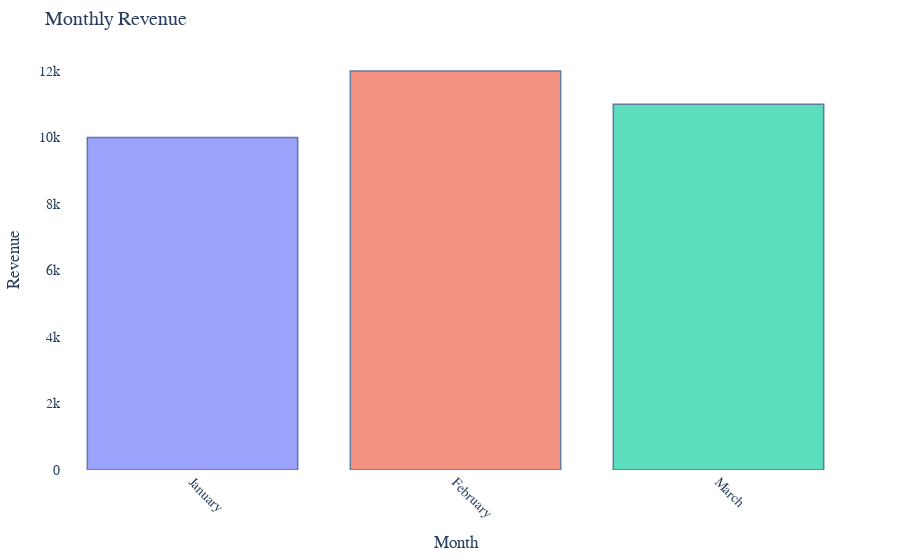
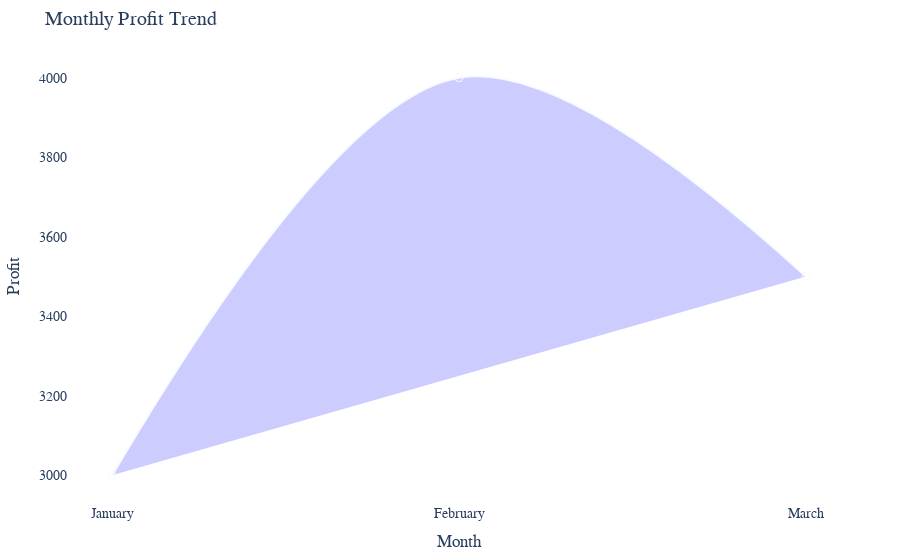
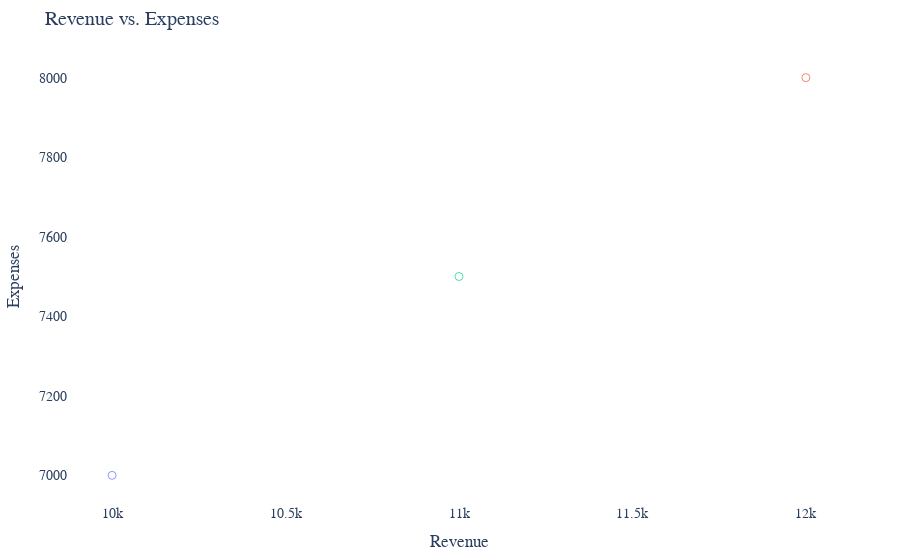
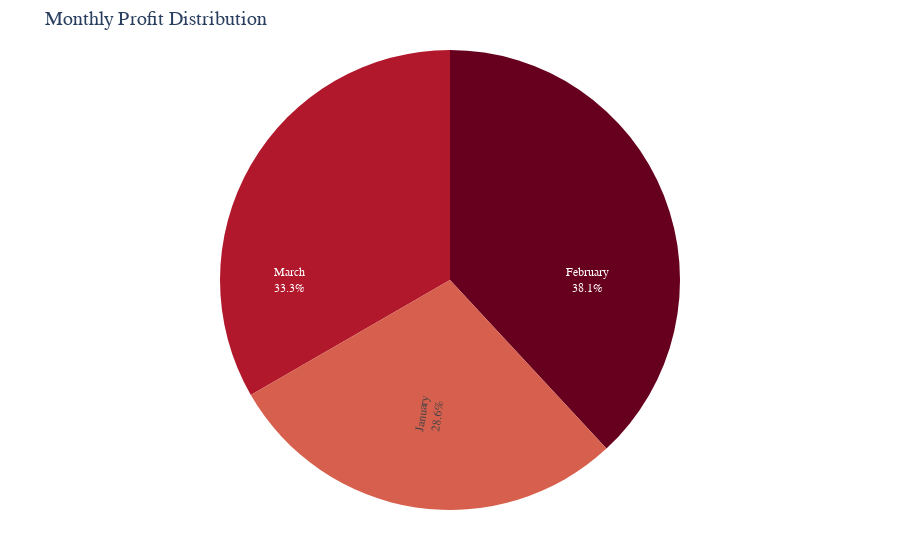

The notebook cell these images were saved under, in order:
### Code cell
generate("data2.csv")

### Figure 1 — Plotly figure (JSON) as saved in the notebook; plotly's stock layout.template omitted (floating-point values rounded to 4 significant figures)
{"data": [{"alignmentgroup": "True", "customdata": [[7000, 3000]], "hovertemplate": "Month=%{x}<br>Revenue=%{y}<br>Expenses=%{customdata[0]}<br>Profit=%{customdata[1]}<extra></extra>", "legendgroup": "January", "marker": {"color": "#636efa", "line": {"color": "rgb(8,48,107)", "width": 1.5}, "opacity": 0.8, "pattern": {"shape": ""}}, "name": "January", "offsetgroup": "January", "opacity": 0.8, "orientation": "v", "showlegend": true, "textposition": "auto", "type": "bar", "x": ["January"], "xaxis": "x", "y": [10000], "yaxis": "y"}, {"alignmentgroup": "True", "customdata": [[8000, 4000]], "hovertemplate": "Month=%{x}<br>Revenue=%{y}<br>Expenses=%{customdata[0]}<br>Profit=%{customdata[1]}<extra></extra>", "legendgroup": "February", "marker": {"color": "#EF553B", "line": {"color": "rgb(8,48,107)", "width": 1.5}, "opacity": 0.8, "pattern": {"shape": ""}}, "name": "February", "offsetgroup": "February", "opacity": 0.8, "orientation": "v", "showlegend": true, "textposition": "auto", "type": "bar", "x": ["February"], "xaxis": "x", "y": [12000], "yaxis": "y"}, {"alignmentgroup": "True", "customdata": [[7500, 3500]], "hovertemplate": "Month=%{x}<br>Revenue=%{y}<br>Expenses=%{customdata[0]}<br>Profit=%{customdata[1]}<extra></extra>", "legendgroup": "March", "marker": {"color": "#00cc96", "line": {"color": "rgb(8,48,107)", "width": 1.5}, "opacity": 0.8, "pattern": {"shape": ""}}, "name": "March", "offsetgroup": "March", "opacity": 0.8, "orientation": "v", "showlegend": true, "textposition": "auto", "type": "bar", "x": ["March"], "xaxis": "x", "y": [11000], "yaxis": "y"}], "layout": {"barmode": "relative", "font": {"family": "Arial", "size": 14}, "hovermode": "x unified", "legend": {"title": {"text": "Month"}, "tracegroupgap": 0}, "margin": {"b": 50, "l": 50, "r": 50, "t": 50}, "paper_bgcolor": "rgba(0,0,0,0)", "plot_bgcolor": "rgba(0,0,0,0)", "showlegend": false, "title": {"font": {"size": 20}, "text": "Monthly Revenue"}, "xaxis": {"anchor": "y", "categoryarray": ["January", "February", "March"], "categoryorder": "array", "domain": [0, 1], "tickangle": 45, "title": {"text": "Month"}}, "yaxis": {"anchor": "x", "domain": [0, 1], "title": {"text": "Revenue"}}}}

### Figure 2 — Plotly figure (JSON) as saved in the notebook; plotly's stock layout.template omitted (floating-point values rounded to 4 significant figures)
{"data": [{"customdata": [[10000, 7000], [12000, 8000], [11000, 7500]], "fill": "toself", "fillcolor": "rgba(0,0,255,0.2)", "hovertemplate": "<b>%{x}</b><br>Profit: %{y}<br>Revenue: %{customdata[0]}<br>Expenses: %{customdata[1]}", "legendgroup": "", "line": {"color": "rgb(247,251,255)", "dash": "solid", "shape": "spline"}, "marker": {"size": 8, "symbol": "circle-open"}, "mode": "lines+markers", "name": "", "orientation": "v", "showlegend": false, "type": "scatter", "x": ["January", "February", "March"], "xaxis": "x", "y": [3000, 4000, 3500], "yaxis": "y"}], "layout": {"font": {"family": "Arial", "size": 14}, "hovermode": "x unified", "legend": {"tracegroupgap": 0}, "margin": {"b": 50, "l": 50, "r": 50, "t": 50}, "paper_bgcolor": "rgba(0,0,0,0)", "plot_bgcolor": "rgba(0,0,0,0)", "showlegend": false, "title": {"font": {"size": 20}, "text": "Monthly Profit Trend"}, "xaxis": {"anchor": "y", "domain": [0, 1], "title": {"text": "Month"}}, "yaxis": {"anchor": "x", "domain": [0, 1], "title": {"text": "Profit"}}}}

### Figure 3 — Plotly figure (JSON) as saved in the notebook; plotly's stock layout.template omitted (floating-point values rounded to 4 significant figures)
{"data": [{"customdata": [[3000]], "hovertemplate": "<b>Revenue: %{x}</b><br>Expenses: %{y}<br>Profit: %{customdata[0]}", "legendgroup": "January", "marker": {"color": "#636efa", "opacity": 0.7, "size": 8, "symbol": "circle-open"}, "mode": "markers", "name": "January", "orientation": "v", "showlegend": true, "type": "scatter", "x": [10000], "xaxis": "x", "y": [7000], "yaxis": "y"}, {"hovertemplate": "<b>Revenue: %{x}</b><br>Expenses: %{y}<br>Profit: %{customdata[0]}", "legendgroup": "January", "marker": {"color": "#636efa", "size": 8, "symbol": "circle-open"}, "mode": "lines", "name": "January", "showlegend": false, "type": "scatter", "xaxis": "x", "yaxis": "y"}, {"customdata": [[4000]], "hovertemplate": "<b>Revenue: %{x}</b><br>Expenses: %{y}<br>Profit: %{customdata[0]}", "legendgroup": "February", "marker": {"color": "#EF553B", "opacity": 0.7, "size": 8, "symbol": "circle-open"}, "mode": "markers", "name": "February", "orientation": "v", "showlegend": true, "type": "scatter", "x": [12000], "xaxis": "x", "y": [8000], "yaxis": "y"}, {"hovertemplate": "<b>Revenue: %{x}</b><br>Expenses: %{y}<br>Profit: %{customdata[0]}", "legendgroup": "February", "marker": {"color": "#EF553B", "size": 8, "symbol": "circle-open"}, "mode": "lines", "name": "February", "showlegend": false, "type": "scatter", "xaxis": "x", "yaxis": "y"}, {"customdata": [[3500]], "hovertemplate": "<b>Revenue: %{x}</b><br>Expenses: %{y}<br>Profit: %{customdata[0]}", "legendgroup": "March", "marker": {"color": "#00cc96", "opacity": 0.7, "size": 8, "symbol": "circle-open"}, "mode": "markers", "name": "March", "orientation": "v", "showlegend": true, "type": "scatter", "x": [11000], "xaxis": "x", "y": [7500], "yaxis": "y"}, {"hovertemplate": "<b>Revenue: %{x}</b><br>Expenses: %{y}<br>Profit: %{customdata[0]}", "legendgroup": "March", "marker": {"color": "#00cc96", "size": 8, "symbol": "circle-open"}, "mode": "lines", "name": "March", "showlegend": false, "type": "scatter", "xaxis": "x", "yaxis": "y"}], "layout": {"font": {"family": "Arial", "size": 14}, "hovermode": "closest", "legend": {"title": {"text": "Month"}, "tracegroupgap": 0}, "margin": {"b": 50, "l": 50, "r": 50, "t": 50}, "paper_bgcolor": "rgba(0,0,0,0)", "plot_bgcolor": "rgba(0,0,0,0)", "showlegend": false, "title": {"font": {"size": 20}, "text": "Revenue vs. Expenses"}, "xaxis": {"anchor": "y", "domain": [0, 1], "title": {"text": "Revenue"}}, "yaxis": {"anchor": "x", "domain": [0, 1], "title": {"text": "Expenses"}}}}

### Figure 4 — Plotly figure (JSON) as saved in the notebook; plotly's stock layout.template omitted (floating-point values rounded to 4 significant figures)
{"data": [{"domain": {"x": [0, 1], "y": [0, 1]}, "hoverinfo": "label+percent+value", "hovertemplate": "Month=%{label}<br>Profit=%{value}<extra></extra>", "insidetextorientation": "radial", "labels": ["January", "February", "March"], "legendgroup": "", "name": "", "showlegend": true, "textfont": {"size": 12}, "textinfo": "label+percent", "type": "pie", "values": [3000, 4000, 3500]}], "layout": {"font": {"family": "Arial", "size": 14}, "hovermode": "closest", "legend": {"tracegroupgap": 0}, "margin": {"b": 50, "l": 50, "r": 50, "t": 50}, "paper_bgcolor": "rgba(0,0,0,0)", "piecolorway": ["rgb(103,0,31)", "rgb(178,24,43)", "rgb(214,96,77)", "rgb(244,165,130)", "rgb(253,219,199)", "rgb(247,247,247)", "rgb(209,229,240)", "rgb(146,197,222)", "rgb(67,147,195)", "rgb(33,102,172)", "rgb(5,48,97)"], "plot_bgcolor": "rgba(0,0,0,0)", "showlegend": false, "title": {"font": {"size": 20}, "text": "Monthly Profit Distribution"}}}
